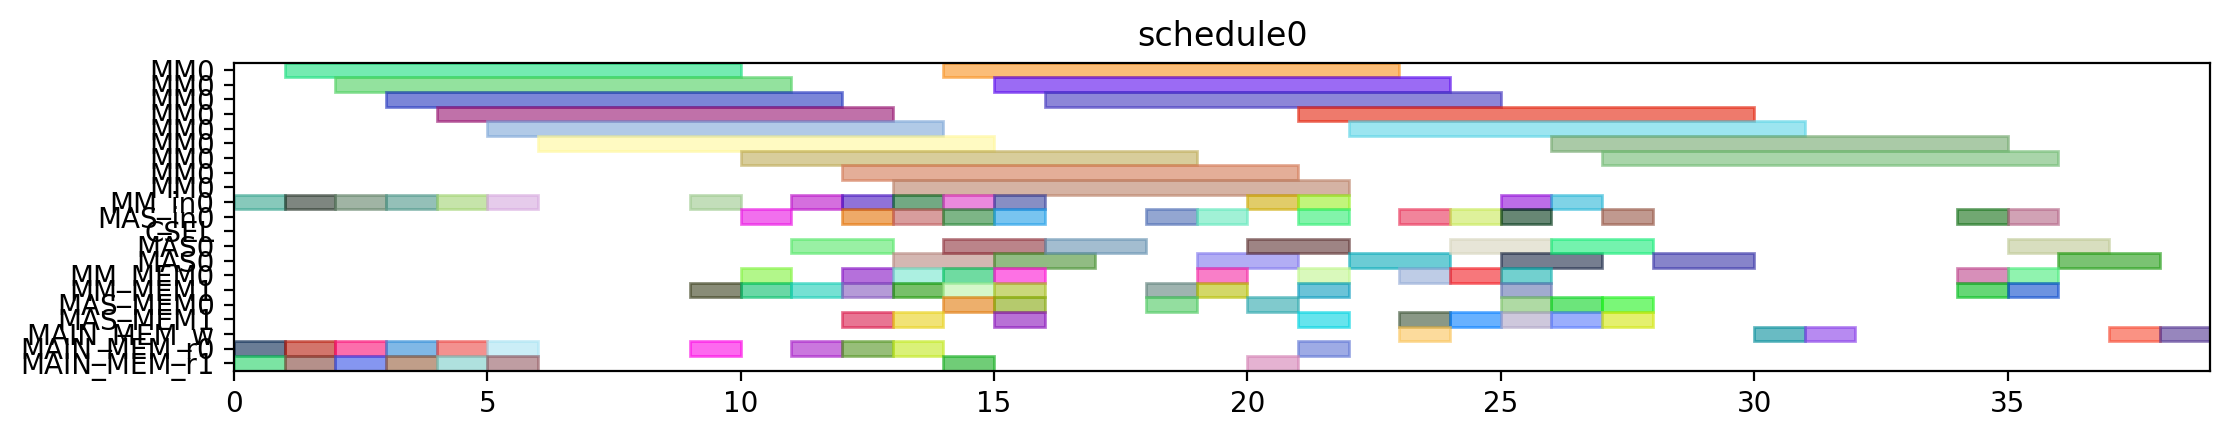

Here is the Python script that generated this plot:
from pyschedule import Scenario, solvers, plotters, alt


def solve():
	horizon = 120
	S = Scenario("schedule0", horizon=horizon)

	# resource
	MM = S.Resources('MM', num=1, size=9)
	MM_in = S.Resources('MM_in', num=1)
	MAS_in = S.Resources('MAS_in', num=1)
	CSEL = S.Resource('CSEL')
	MAS = S.Resources('MAS', num=1, size=2, periods=range(1, horizon))
	MM_MEM = S.Resources('MM_MEM', num=2)
	MAS_MEM = S.Resources('MAS_MEM', num=2)
	MAIN_MEM_w = S.Resource('MAIN_MEM_w', size=1)
	MAIN_MEM_r = S.Resources('MAIN_MEM_r', num=2)

	# result of previous scheduling

	# new tasks
	t0 = S.Task('t0', length=9, delay_cost=1)
	t0 += alt(MM)
	t0_in = S.Task('t0_in', length=1, delay_cost=1)
	t0_in += alt(MM_in)
	S += t0_in*MM_in[0]<=t0*MM[0]
	t0_mem0 = S.Task('t0_mem0', length=1, delay_cost=1)
	t0_mem0 += MAIN_MEM_r[0]
	S += t0_mem0 <= t0

	t0_mem1 = S.Task('t0_mem1', length=1, delay_cost=1)
	t0_mem1 += MAIN_MEM_r[1]
	S += t0_mem1 <= t0

	t1 = S.Task('t1', length=9, delay_cost=1)
	t1 += alt(MM)
	t1_in = S.Task('t1_in', length=1, delay_cost=1)
	t1_in += alt(MM_in)
	S += t1_in*MM_in[0]<=t1*MM[0]
	t1_mem0 = S.Task('t1_mem0', length=1, delay_cost=1)
	t1_mem0 += MAIN_MEM_r[0]
	S += t1_mem0 <= t1

	t1_mem1 = S.Task('t1_mem1', length=1, delay_cost=1)
	t1_mem1 += MAIN_MEM_r[1]
	S += t1_mem1 <= t1

	t2 = S.Task('t2', length=9, delay_cost=1)
	t2 += alt(MM)
	t2_in = S.Task('t2_in', length=1, delay_cost=1)
	t2_in += alt(MM_in)
	S += t2_in*MM_in[0]<=t2*MM[0]
	t2_mem0 = S.Task('t2_mem0', length=1, delay_cost=1)
	t2_mem0 += MAIN_MEM_r[0]
	S += t2_mem0 <= t2

	t2_mem1 = S.Task('t2_mem1', length=1, delay_cost=1)
	t2_mem1 += MAIN_MEM_r[1]
	S += t2_mem1 <= t2

	t3 = S.Task('t3', length=9, delay_cost=1)
	t3 += alt(MM)
	t3_in = S.Task('t3_in', length=1, delay_cost=1)
	t3_in += alt(MM_in)
	S += t3_in*MM_in[0]<=t3*MM[0]
	t3_mem0 = S.Task('t3_mem0', length=1, delay_cost=1)
	t3_mem0 += MAIN_MEM_r[0]
	S += t3_mem0 <= t3

	t3_mem1 = S.Task('t3_mem1', length=1, delay_cost=1)
	t3_mem1 += MAIN_MEM_r[1]
	S += t3_mem1 <= t3

	t5 = S.Task('t5', length=9, delay_cost=1)
	t5 += alt(MM)
	t5_in = S.Task('t5_in', length=1, delay_cost=1)
	t5_in += alt(MM_in)
	S += t5_in*MM_in[0]<=t5*MM[0]
	t5_mem0 = S.Task('t5_mem0', length=1, delay_cost=1)
	t5_mem0 += MAIN_MEM_r[0]
	S += t5_mem0 <= t5

	t5_mem1 = S.Task('t5_mem1', length=1, delay_cost=1)
	t5_mem1 += MAIN_MEM_r[1]
	S += t5_mem1 <= t5

	t23 = S.Task('t23', length=9, delay_cost=1)
	t23 += alt(MM)
	t23_in = S.Task('t23_in', length=1, delay_cost=1)
	t23_in += alt(MM_in)
	S += t23_in*MM_in[0]<=t23*MM[0]
	t23_mem0 = S.Task('t23_mem0', length=1, delay_cost=1)
	t23_mem0 += MAIN_MEM_r[0]
	S += t23_mem0 <= t23

	t23_mem1 = S.Task('t23_mem1', length=1, delay_cost=1)
	t23_mem1 += MAIN_MEM_r[1]
	S += t23_mem1 <= t23

	t4 = S.Task('t4', length=2, delay_cost=1)
	t4 += alt(MAS)
	t4_in = S.Task('t4_in', length=1, delay_cost=1)
	t4_in += alt(MAS_in)
	S += t4_in*MAS_in[0]<=t4*MAS[0]

	t4_mem0 = S.Task('t4_mem0', length=1, delay_cost=1)
	t4_mem0 += alt(MM_MEM)
	S += (t3*MM[0])-1 < t4_mem0*MM_MEM[0]
	S += t4_mem0 <= t4

	t4_mem1 = S.Task('t4_mem1', length=1, delay_cost=1)
	t4_mem1 += alt(MM_MEM)
	S += (t3*MM[0])-1 < t4_mem1*MM_MEM[1]
	S += t4_mem1 <= t4

	t6 = S.Task('t6', length=2, delay_cost=1)
	t6 += alt(MAS)
	t6_in = S.Task('t6_in', length=1, delay_cost=1)
	t6_in += alt(MAS_in)
	S += t6_in*MAS_in[0]<=t6*MAS[0]

	t6_mem0 = S.Task('t6_mem0', length=1, delay_cost=1)
	t6_mem0 += alt(MM_MEM)
	S += (t5*MM[0])-1 < t6_mem0*MM_MEM[0]
	S += t6_mem0 <= t6

	t6_mem1 = S.Task('t6_mem1', length=1, delay_cost=1)
	t6_mem1 += alt(MM_MEM)
	S += (t5*MM[0])-1 < t6_mem1*MM_MEM[1]
	S += t6_mem1 <= t6

	t8 = S.Task('t8', length=9, delay_cost=1)
	t8 += alt(MM)
	t8_in = S.Task('t8_in', length=1, delay_cost=1)
	t8_in += alt(MM_in)
	S += t8_in*MM_in[0]<=t8*MM[0]
	t8_mem0 = S.Task('t8_mem0', length=1, delay_cost=1)
	t8_mem0 += MAIN_MEM_r[0]
	S += t8_mem0 <= t8

	t8_mem1 = S.Task('t8_mem1', length=1, delay_cost=1)
	t8_mem1 += alt(MM_MEM)
	S += (t2*MM[0])-1 < t8_mem1*MM_MEM[1]
	S += t8_mem1 <= t8

	t15 = S.Task('t15', length=9, delay_cost=1)
	t15 += alt(MM)
	t15_in = S.Task('t15_in', length=1, delay_cost=1)
	t15_in += alt(MM_in)
	S += t15_in*MM_in[0]<=t15*MM[0]
	t15_mem0 = S.Task('t15_mem0', length=1, delay_cost=1)
	t15_mem0 += MAIN_MEM_r[0]
	S += t15_mem0 <= t15

	t15_mem1 = S.Task('t15_mem1', length=1, delay_cost=1)
	t15_mem1 += alt(MM_MEM)
	S += (t2*MM[0])-1 < t15_mem1*MM_MEM[1]
	S += t15_mem1 <= t15

	t19 = S.Task('t19', length=2, delay_cost=1)
	t19 += alt(MAS)
	t19_in = S.Task('t19_in', length=1, delay_cost=1)
	t19_in += alt(MAS_in)
	S += t19_in*MAS_in[0]<=t19*MAS[0]

	t19_mem0 = S.Task('t19_mem0', length=1, delay_cost=1)
	t19_mem0 += alt(MM_MEM)
	S += (t0*MM[0])-1 < t19_mem0*MM_MEM[0]
	S += t19_mem0 <= t19

	t19_mem1 = S.Task('t19_mem1', length=1, delay_cost=1)
	t19_mem1 += alt(MM_MEM)
	S += (t0*MM[0])-1 < t19_mem1*MM_MEM[1]
	S += t19_mem1 <= t19

	t24 = S.Task('t24', length=2, delay_cost=1)
	t24 += alt(MAS)
	t24_in = S.Task('t24_in', length=1, delay_cost=1)
	t24_in += alt(MAS_in)
	S += t24_in*MAS_in[0]<=t24*MAS[0]

	t24_mem0 = S.Task('t24_mem0', length=1, delay_cost=1)
	t24_mem0 += alt(MM_MEM)
	S += (t23*MM[0])-1 < t24_mem0*MM_MEM[0]
	S += t24_mem0 <= t24

	t24_mem1 = S.Task('t24_mem1', length=1, delay_cost=1)
	t24_mem1 += alt(MM_MEM)
	S += (t23*MM[0])-1 < t24_mem1*MM_MEM[1]
	S += t24_mem1 <= t24

	t7 = S.Task('t7', length=9, delay_cost=1)
	t7 += alt(MM)
	t7_in = S.Task('t7_in', length=1, delay_cost=1)
	t7_in += alt(MM_in)
	S += t7_in*MM_in[0]<=t7*MM[0]
	t7_mem0 = S.Task('t7_mem0', length=1, delay_cost=1)
	t7_mem0 += MAIN_MEM_r[0]
	S += t7_mem0 <= t7

	t7_mem1 = S.Task('t7_mem1', length=1, delay_cost=1)
	t7_mem1 += alt(MAS_MEM)
	S += (t6*MAS[0])-1 < t7_mem1*MAS_MEM[1]
	S += t7_mem1 <= t7

	t14 = S.Task('t14', length=9, delay_cost=1)
	t14 += alt(MM)
	t14_in = S.Task('t14_in', length=1, delay_cost=1)
	t14_in += alt(MM_in)
	S += t14_in*MM_in[0]<=t14*MM[0]
	S += 0<t14

	t14_w = S.Task('t14_w', length=1, delay_cost=1)
	t14_w += alt(MAIN_MEM_w)
	S += t14 <= t14_w

	t14_mem0 = S.Task('t14_mem0', length=1, delay_cost=1)
	t14_mem0 += MAIN_MEM_r[0]
	S += t14_mem0 <= t14

	t14_mem1 = S.Task('t14_mem1', length=1, delay_cost=1)
	t14_mem1 += alt(MAS_MEM)
	S += (t6*MAS[0])-1 < t14_mem1*MAS_MEM[1]
	S += t14_mem1 <= t14

	t16 = S.Task('t16', length=2, delay_cost=1)
	t16 += alt(MAS)
	t16_in = S.Task('t16_in', length=1, delay_cost=1)
	t16_in += alt(MAS_in)
	S += t16_in*MAS_in[0]<=t16*MAS[0]

	t16_mem0 = S.Task('t16_mem0', length=1, delay_cost=1)
	t16_mem0 += alt(MM_MEM)
	S += (t0*MM[0])-1 < t16_mem0*MM_MEM[0]
	S += t16_mem0 <= t16

	t16_mem1 = S.Task('t16_mem1', length=1, delay_cost=1)
	t16_mem1 += alt(MM_MEM)
	S += (t15*MM[0])-1 < t16_mem1*MM_MEM[1]
	S += t16_mem1 <= t16

	t20 = S.Task('t20', length=2, delay_cost=1)
	t20 += alt(MAS)
	t20_in = S.Task('t20_in', length=1, delay_cost=1)
	t20_in += alt(MAS_in)
	S += t20_in*MAS_in[0]<=t20*MAS[0]

	t20_mem0 = S.Task('t20_mem0', length=1, delay_cost=1)
	t20_mem0 += alt(MM_MEM)
	S += (t0*MM[0])-1 < t20_mem0*MM_MEM[0]
	S += t20_mem0 <= t20

	t20_mem1 = S.Task('t20_mem1', length=1, delay_cost=1)
	t20_mem1 += alt(MAS_MEM)
	S += (t19*MAS[0])-1 < t20_mem1*MAS_MEM[1]
	S += t20_mem1 <= t20

	t25 = S.Task('t25', length=9, delay_cost=1)
	t25 += alt(MM)
	t25_in = S.Task('t25_in', length=1, delay_cost=1)
	t25_in += alt(MM_in)
	S += t25_in*MM_in[0]<=t25*MM[0]
	t25_mem0 = S.Task('t25_mem0', length=1, delay_cost=1)
	t25_mem0 += alt(MAS_MEM)
	S += (t24*MAS[0])-1 < t25_mem0*MAS_MEM[0]
	S += t25_mem0 <= t25

	t25_mem1 = S.Task('t25_mem1', length=1, delay_cost=1)
	t25_mem1 += MAIN_MEM_r[1]
	S += t25_mem1 <= t25

	t26 = S.Task('t26', length=9, delay_cost=1)
	t26 += alt(MM)
	t26_in = S.Task('t26_in', length=1, delay_cost=1)
	t26_in += alt(MM_in)
	S += t26_in*MM_in[0]<=t26*MM[0]
	t26_mem0 = S.Task('t26_mem0', length=1, delay_cost=1)
	t26_mem0 += alt(MAS_MEM)
	S += (t24*MAS[0])-1 < t26_mem0*MAS_MEM[0]
	S += t26_mem0 <= t26

	t26_mem1 = S.Task('t26_mem1', length=1, delay_cost=1)
	t26_mem1 += alt(MM_MEM)
	S += (t1*MM[0])-1 < t26_mem1*MM_MEM[1]
	S += t26_mem1 <= t26

	t9 = S.Task('t9', length=2, delay_cost=1)
	t9 += alt(MAS)
	t9_in = S.Task('t9_in', length=1, delay_cost=1)
	t9_in += alt(MAS_in)
	S += t9_in*MAS_in[0]<=t9*MAS[0]

	t9_mem0 = S.Task('t9_mem0', length=1, delay_cost=1)
	t9_mem0 += alt(MM_MEM)
	S += (t7*MM[0])-1 < t9_mem0*MM_MEM[0]
	S += t9_mem0 <= t9

	t9_mem1 = S.Task('t9_mem1', length=1, delay_cost=1)
	t9_mem1 += alt(MM_MEM)
	S += (t8*MM[0])-1 < t9_mem1*MM_MEM[1]
	S += t9_mem1 <= t9

	t17 = S.Task('t17', length=9, delay_cost=1)
	t17 += alt(MM)
	t17_in = S.Task('t17_in', length=1, delay_cost=1)
	t17_in += alt(MM_in)
	S += t17_in*MM_in[0]<=t17*MM[0]
	S += 0<t17

	t17_w = S.Task('t17_w', length=1, delay_cost=1)
	t17_w += alt(MAIN_MEM_w)
	S += t17 <= t17_w

	t17_mem0 = S.Task('t17_mem0', length=1, delay_cost=1)
	t17_mem0 += MAIN_MEM_r[0]
	S += t17_mem0 <= t17

	t17_mem1 = S.Task('t17_mem1', length=1, delay_cost=1)
	t17_mem1 += alt(MAS_MEM)
	S += (t16*MAS[0])-1 < t17_mem1*MAS_MEM[1]
	S += t17_mem1 <= t17

	t21 = S.Task('t21', length=2, delay_cost=1)
	t21 += alt(MAS)
	t21_in = S.Task('t21_in', length=1, delay_cost=1)
	t21_in += alt(MAS_in)
	S += t21_in*MAS_in[0]<=t21*MAS[0]

	t21_mem0 = S.Task('t21_mem0', length=1, delay_cost=1)
	t21_mem0 += alt(MAS_MEM)
	S += (t20*MAS[0])-1 < t21_mem0*MAS_MEM[0]
	S += t21_mem0 <= t21

	t21_mem1 = S.Task('t21_mem1', length=1, delay_cost=1)
	t21_mem1 += alt(MM_MEM)
	S += (t15*MM[0])-1 < t21_mem1*MM_MEM[1]
	S += t21_mem1 <= t21

	t27 = S.Task('t27', length=2, delay_cost=1)
	t27 += alt(MAS)
	t27_in = S.Task('t27_in', length=1, delay_cost=1)
	t27_in += alt(MAS_in)
	S += t27_in*MAS_in[0]<=t27*MAS[0]

	t27_mem0 = S.Task('t27_mem0', length=1, delay_cost=1)
	t27_mem0 += alt(MM_MEM)
	S += (t26*MM[0])-1 < t27_mem0*MM_MEM[0]
	S += t27_mem0 <= t27

	t27_mem1 = S.Task('t27_mem1', length=1, delay_cost=1)
	t27_mem1 += alt(MM_MEM)
	S += (t26*MM[0])-1 < t27_mem1*MM_MEM[1]
	S += t27_mem1 <= t27

	t10 = S.Task('t10', length=2, delay_cost=1)
	t10 += alt(MAS)
	t10_in = S.Task('t10_in', length=1, delay_cost=1)
	t10_in += alt(MAS_in)
	S += t10_in*MAS_in[0]<=t10*MAS[0]

	t10_mem0 = S.Task('t10_mem0', length=1, delay_cost=1)
	t10_mem0 += alt(MM_MEM)
	S += (t1*MM[0])-1 < t10_mem0*MM_MEM[0]
	S += t10_mem0 <= t10

	t10_mem1 = S.Task('t10_mem1', length=1, delay_cost=1)
	t10_mem1 += alt(MAS_MEM)
	S += (t9*MAS[0])-1 < t10_mem1*MAS_MEM[1]
	S += t10_mem1 <= t10

	t11 = S.Task('t11', length=2, delay_cost=1)
	t11 += alt(MAS)
	t11_in = S.Task('t11_in', length=1, delay_cost=1)
	t11_in += alt(MAS_in)
	S += t11_in*MAS_in[0]<=t11*MAS[0]

	t11_mem0 = S.Task('t11_mem0', length=1, delay_cost=1)
	t11_mem0 += alt(MM_MEM)
	S += (t1*MM[0])-1 < t11_mem0*MM_MEM[0]
	S += t11_mem0 <= t11

	t11_mem1 = S.Task('t11_mem1', length=1, delay_cost=1)
	t11_mem1 += alt(MAS_MEM)
	S += (t9*MAS[0])-1 < t11_mem1*MAS_MEM[1]
	S += t11_mem1 <= t11

	t22 = S.Task('t22', length=9, delay_cost=1)
	t22 += alt(MM)
	t22_in = S.Task('t22_in', length=1, delay_cost=1)
	t22_in += alt(MM_in)
	S += t22_in*MM_in[0]<=t22*MM[0]
	t22_mem0 = S.Task('t22_mem0', length=1, delay_cost=1)
	t22_mem0 += alt(MAS_MEM)
	S += (t21*MAS[0])-1 < t22_mem0*MAS_MEM[0]
	S += t22_mem0 <= t22

	t22_mem1 = S.Task('t22_mem1', length=1, delay_cost=1)
	t22_mem1 += MAIN_MEM_r[1]
	S += t22_mem1 <= t22

	new_PZ = S.Task('new_PZ', length=2, delay_cost=1)
	new_PZ += alt(MAS)
	new_PZ_in = S.Task('new_PZ_in', length=1, delay_cost=1)
	new_PZ_in += alt(MAS_in)
	S += new_PZ_in*MAS_in[0]<=new_PZ*MAS[0]

	S += 0<new_PZ

	new_PZ_w = S.Task('new_PZ_w', length=1, delay_cost=1)
	new_PZ_w += alt(MAIN_MEM_w)
	S += new_PZ <= new_PZ_w

	new_PZ_mem0 = S.Task('new_PZ_mem0', length=1, delay_cost=1)
	new_PZ_mem0 += alt(MAS_MEM)
	S += (t27*MAS[0])-1 < new_PZ_mem0*MAS_MEM[0]
	S += new_PZ_mem0 <= new_PZ

	new_PZ_mem1 = S.Task('new_PZ_mem1', length=1, delay_cost=1)
	new_PZ_mem1 += alt(MAS_MEM)
	S += (t27*MAS[0])-1 < new_PZ_mem1*MAS_MEM[1]
	S += new_PZ_mem1 <= new_PZ

	t12 = S.Task('t12', length=9, delay_cost=1)
	t12 += alt(MM)
	t12_in = S.Task('t12_in', length=1, delay_cost=1)
	t12_in += alt(MM_in)
	S += t12_in*MM_in[0]<=t12*MM[0]
	t12_mem0 = S.Task('t12_mem0', length=1, delay_cost=1)
	t12_mem0 += alt(MAS_MEM)
	S += (t10*MAS[0])-1 < t12_mem0*MAS_MEM[0]
	S += t12_mem0 <= t12

	t12_mem1 = S.Task('t12_mem1', length=1, delay_cost=1)
	t12_mem1 += alt(MAS_MEM)
	S += (t11*MAS[0])-1 < t12_mem1*MAS_MEM[1]
	S += t12_mem1 <= t12

	t13 = S.Task('t13', length=9, delay_cost=1)
	t13 += alt(MM)
	t13_in = S.Task('t13_in', length=1, delay_cost=1)
	t13_in += alt(MM_in)
	S += t13_in*MM_in[0]<=t13*MM[0]
	t13_mem0 = S.Task('t13_mem0', length=1, delay_cost=1)
	t13_mem0 += alt(MAS_MEM)
	S += (t4*MAS[0])-1 < t13_mem0*MAS_MEM[0]
	S += t13_mem0 <= t13

	t13_mem1 = S.Task('t13_mem1', length=1, delay_cost=1)
	t13_mem1 += alt(MAS_MEM)
	S += (t10*MAS[0])-1 < t13_mem1*MAS_MEM[1]
	S += t13_mem1 <= t13

	new_PY = S.Task('new_PY', length=2, delay_cost=1)
	new_PY += alt(MAS)
	new_PY_in = S.Task('new_PY_in', length=1, delay_cost=1)
	new_PY_in += alt(MAS_in)
	S += new_PY_in*MAS_in[0]<=new_PY*MAS[0]

	S += 0<new_PY

	new_PY_w = S.Task('new_PY_w', length=1, delay_cost=1)
	new_PY_w += alt(MAIN_MEM_w)
	S += new_PY <= new_PY_w

	new_PY_mem0 = S.Task('new_PY_mem0', length=1, delay_cost=1)
	new_PY_mem0 += alt(MM_MEM)
	S += (t12*MM[0])-1 < new_PY_mem0*MM_MEM[0]
	S += new_PY_mem0 <= new_PY

	new_PY_mem1 = S.Task('new_PY_mem1', length=1, delay_cost=1)
	new_PY_mem1 += alt(MM_MEM)
	S += (t22*MM[0])-1 < new_PY_mem1*MM_MEM[1]
	S += new_PY_mem1 <= new_PY

	new_PX = S.Task('new_PX', length=2, delay_cost=1)
	new_PX += alt(MAS)
	new_PX_in = S.Task('new_PX_in', length=1, delay_cost=1)
	new_PX_in += alt(MAS_in)
	S += new_PX_in*MAS_in[0]<=new_PX*MAS[0]

	S += 0<new_PX

	new_PX_w = S.Task('new_PX_w', length=1, delay_cost=1)
	new_PX_w += alt(MAIN_MEM_w)
	S += new_PX <= new_PX_w

	new_PX_mem0 = S.Task('new_PX_mem0', length=1, delay_cost=1)
	new_PX_mem0 += alt(MM_MEM)
	S += (t13*MM[0])-1 < new_PX_mem0*MM_MEM[0]
	S += new_PX_mem0 <= new_PX

	new_PX_mem1 = S.Task('new_PX_mem1', length=1, delay_cost=1)
	new_PX_mem1 += alt(MM_MEM)
	S += (t25*MM[0])-1 < new_PX_mem1*MM_MEM[1]
	S += new_PX_mem1 <= new_PX

	solvers.mip.solve(S,msg=1,kind='CPLEX',ratio_gap=1.01)

	solution = [['hoge']*len(S.solution()[1]) for i in range(len(S.solution()))]
	for i in range(len(S.solution())):
		for j in range(len(S.solution()[i])):
			solution[i][j]=str(S.solution()[i][j])
	print(solution)

	cycles = int(solution[-1][3])

	pic_file_name = "/mnt/rose/usr1/fukuda/ABE/multiRAM_multiMAS_16mux/scheduling_result/stage9MM1_stage2MAS1/EP_DBL_A_ANY/schedule0.png"
	if(S.solution() != []):
		plotters.matplotlib.plot(S,img_filename=pic_file_name, show_task_labels=False, fig_size=(cycles*0.25+3, 2))

	return solution
